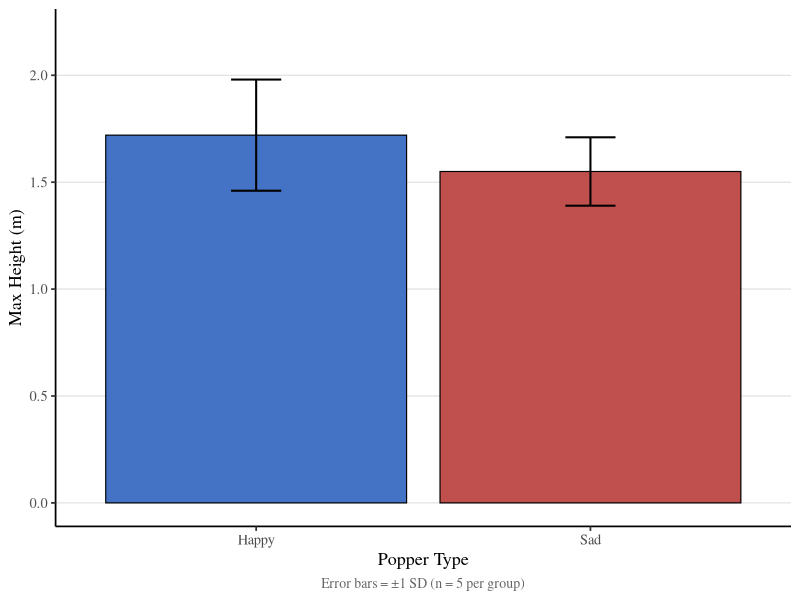
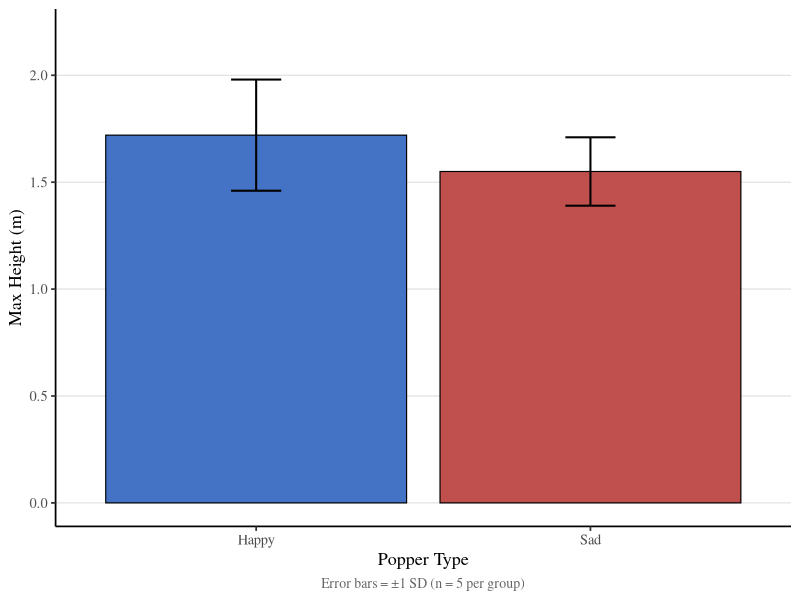

Generate these figures, in order, with R:
library(ggplot2)
# data
popper_data <- data.frame(
  Type = c("Happy", "Sad"),
  Mean = c(1.72, 1.55),
  SD   = c(0.26, 0.16)
)

# plotting and formatting
ggplot(popper_data, aes(x = Type, y = Mean, fill = Type)) +
  geom_col(color = "black", linewidth = 0.4) +   # bars
  geom_errorbar(aes(ymin = Mean - SD, ymax = Mean + SD), width = 0.15, linewidth = 0.7) +
  scale_fill_manual(values = c("Happy" = "#4472C4", "Sad" = "#C0504D")) +
  scale_y_continuous(limits = c(0, 2.2), breaks = seq(0, 2, 0.5)) +
  labs(
    x = "Popper Type",
    y = "Max Height (m)",
    caption = "Error bars = ±1 SD (n = 5 per group)"
  ) +
  theme_classic(base_size = 13, base_family = "serif") + 	theme(legend.position = "none", plot.title = element_text(hjust = 0.5, face = "bold", family = "serif"),
    axis.title = element_text(family = "serif"),
    axis.text = element_text(family = "serif"),
    plot.caption = element_text(hjust = 0.5, size = 10, color = "gray40", family = "serif"),
    panel.grid.major.y = element_line(color = "gray88", linewidth = 0.4)
  )


# saving graph as svg
ggsave("myplot.svg", width = 3.4167, height = 2, dpi = 300)
